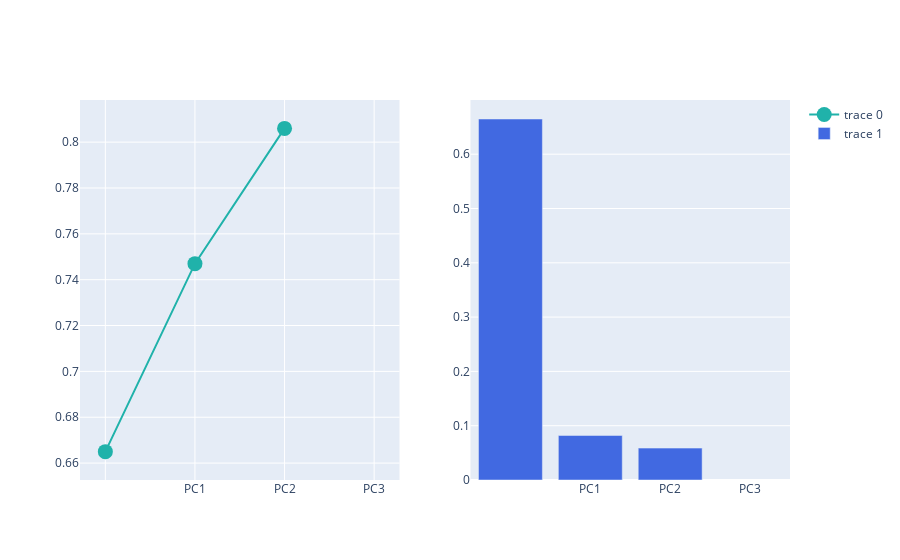

The notebook cell saved with this chart:
### Code cell
from plotly.subplots import make_subplots
import plotly.graph_objects as go

fig = make_subplots(rows=1, cols=2)

fig.add_trace(
    go.Scatter(
        x=df_explained_variance['PC'],
        y=df_explained_variance['Cumulative Variance'],
        marker=dict(size=15, color="LightSeaGreen")
    ), row=1, col=1
    )

fig.add_trace(
    go.Bar(
        x=df_explained_variance['PC'],
        y=df_explained_variance['Explained Variance'],
        marker=dict(color="RoyalBlue"),
    ), row=1, col=2
    )

fig.show()

### Figure 1 — Plotly figure (JSON) as saved in the notebook; plotly's stock layout.template omitted (floating-point values rounded to 4 significant figures)
{"data": [{"marker": {"color": "LightSeaGreen", "size": 15}, "type": "scatter", "x": ["", "PC1", "PC2", "PC3"], "xaxis": "x", "y": [0.665, 0.747, 0.806, null], "yaxis": "y"}, {"marker": {"color": "RoyalBlue"}, "type": "bar", "x": ["", "PC1", "PC2", "PC3"], "xaxis": "x2", "y": [0.6648, 0.082, 0.05873, null], "yaxis": "y2"}], "layout": {"xaxis": {"anchor": "y", "domain": [0, 0.45]}, "xaxis2": {"anchor": "y2", "domain": [0.55, 1]}, "yaxis": {"anchor": "x", "domain": [0, 1]}, "yaxis2": {"anchor": "x2", "domain": [0, 1]}}}
